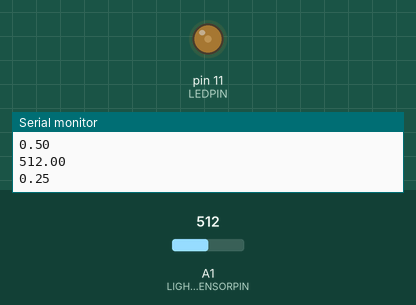
Simulated run of this sketch. Board: Arduino Uno, built with avr-gcc and run on an emulated ATmega328P. Shown: output pins drawn as LEDs (lit = HIGH), the last lines printed to the serial monitor. Inputs (shaded band) come from the test bench; at power-on: A1 (LIGHTSENSORPIN) = 512.

Above: at 1.3 s.
1.4 s: A1 (LIGHTSENSORPIN) set to 716
At 2.7 s:
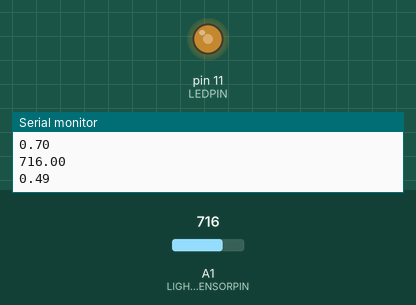
3.0 s: A1 (LIGHTSENSORPIN) set to 900
At 4.0 s:
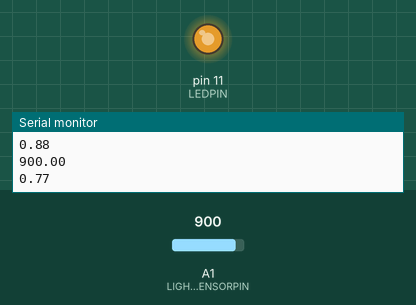
4.5 s: A1 (LIGHTSENSORPIN) set to 0
At 5.3 s:
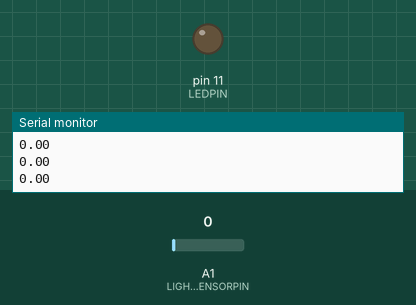
6.0 s: A1 (LIGHTSENSORPIN) set to 59
7.5 s: A1 (LIGHTSENSORPIN) set to 71
At 7.9 s:
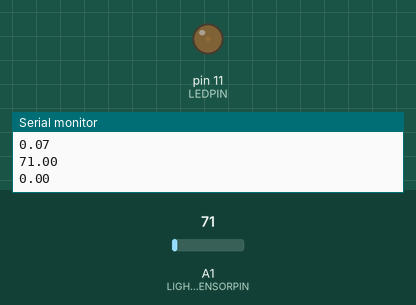
Timing chart, 0 to 10.0 s (numbered marks = the images above; inputs shaded):
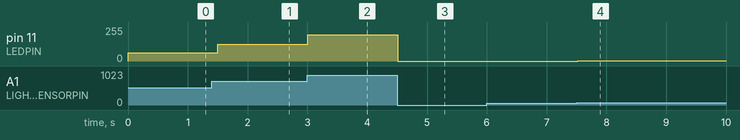

Measured:
- after the input at 1.4 s, pin 11 (LEDPIN): 63/255 → 124/255 after 0.10 s
- after the input at 3.0 s, pin 11 (LEDPIN): 124/255 → 197/255 at once
- after the input at 4.5 s, pin 11 (LEDPIN): 197/255 → 0/255 at once
- after the input at 7.5 s, pin 11 (LEDPIN): 0/255 → 1/255 at once

The sketch:

sensor_read_light.ino
```cpp
#define LEDPIN 11 //LED brightness (PWM) writing
#define LIGHTSENSORPIN A1 //Ambient light sensor reading

void setup() {
    pinMode(LIGHTSENSORPIN, INPUT);
    pinMode(LEDPIN, OUTPUT);
    Serial.begin(9600);
}

void loop() {
    float reading = analogRead(LIGHTSENSORPIN); //Read light level
    float square_ratio = reading / 1023.0; //Get percent of maximum value (1023)
    Serial.println(square_ratio);
    square_ratio = pow(square_ratio, 2.0); //Square to make response more obvious

    analogWrite(LEDPIN, 255.0 * square_ratio); //Adjust LED brightness relatively
    Serial.println(reading);
    Serial.println(square_ratio); //Display reading in serial monitor
    Serial.println("\n");
    delay(500);
}
```
